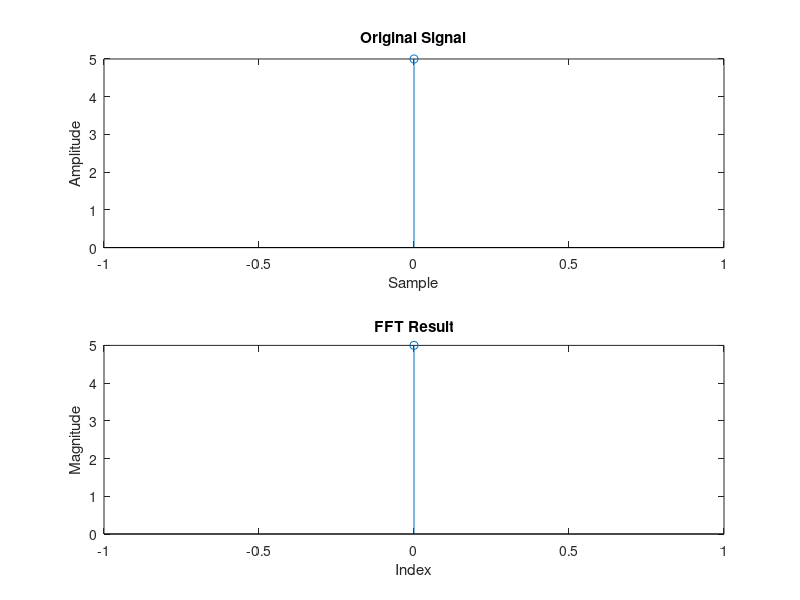

Recreate this plot in MATLAB. (Note: this script raises an error after producing the figure.)
% Date Created - 01/03/2023

%% Decimation in Time Domain

x = input("Enter the sequence in Time Domain: ");  
N = length(x);                          % Length of sequence
p = log2(N);                            % Computing the number of conversion stages
Half = N/2;                             % Half the length of the array

subplot(2,1,1);
stem(0:N-1,x);
title('Original Signal');
xlabel('Sample');
ylabel('Amplitude');



for stage = 1:p                         % Stages of transformation
    for index = 0:(N/(2^(stage-1))):(N-1) % Series of "butterflies" for each stage
        for n = 0:(Half-1)               % Creating "butterfly" and saving the results
            pos = n + index + 1;         % Index of the data sample
            pow = (2^(stage-1)) * n;     % Part of power of the complex multiplier
            w = exp((-1i)*(2*pi)*pow/N); % Complex multiplier
            a = x(pos) + x(pos + Half);  % 1st part of the "butterfly" creating operation
            b = (x(pos) - x(pos + Half)) .* w; % 2nd part of the "butterfly" creating operation
            x(pos) = a;                  % Saving computation of the 1st part
            x(pos + Half) = b;           % Saving computation of the 2nd part
        end
    end
    Half = Half / 2;                     % Computing the next "Half" value
end

y = bitrevorder(x);

disp('FFT result:');
disp(y);

% Corrected stem function call
subplot(2,1,2);
stem(0:N-1, abs(y));
xlabel('Index');
ylabel('Magnitude');
title('FFT Result');

%% Decimation in Frequency Domain

% Prompt the user to input a signal
x = input('Enter the signal in the time domain: ');

% Length of the input signal
N = length(x);

% Ensure the length of the signal is a power of 2
if bitand(N, N-1) ~= 0
    error('Length of the input signal must be a power of 2.');
end

% Perform Decimation in Frequency (DIF) FFT
X = fft_dif(x);

disp('FFT-DIF Result-');
disp(X);

% Plot original signal and its FFT
subplot(2,1,1);
stem(0:N-1, x);
title('Original Signal');
xlabel('Sample');
ylabel('Amplitude');

subplot(2,1,2);
stem(0:N-1, abs(X));
title('FFT-DIF');
xlabel('Frequency Bin');
ylabel('Magnitude');

% Function to compute FFT using Decimation in Frequency (DIF)
function X = fft_dif(x)
    N = length(x);
    if N == 1
        X = x;
    else
        % Split the signal into even and odd indices
        x_even = zeros(1, N/2);
        x_odd = zeros(1, N/2);
        for i = 1:N/2
            x_even(i) = x(2*i - 1);
            x_odd(i) = x(2*i);
        end
        
        % Compute FFT recursively for even and odd parts
        X_even = fft_dif(x_even);
        X_odd = fft_dif(x_odd);
        
        % Combine FFT results
        X = zeros(1, N);
        for k = 1:N/2
            twiddle = exp(-2i * pi * (k-1) / N);
            X(k) = X_even(k) + twiddle * X_odd(k);
            X(k + N/2) = X_even(k) - twiddle * X_odd(k);
        end
    end
end



